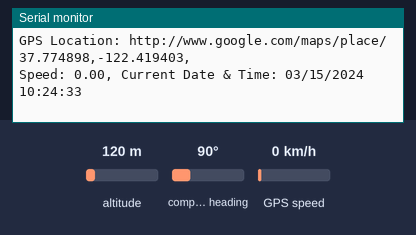
A sketch run on a simulated Arduino Uno, built with avr-gcc and run on an emulated ATmega328P. Parts: the last lines printed to the serial monitor. The inputs (shaded band) are chosen by the test bench; at power-on: GPS speed 0 km/h, altitude 120 m, compass heading 90°. The GPS gets a fix after 3 s at 37.7749, -122.4194 with 8 satellites.

Above: at 3.2 s.
3.3 s: GPS speed set to 2 km/h
At 4.6 s:
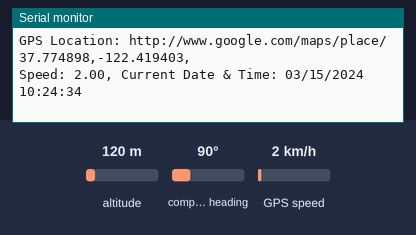
4.8 s: GPS speed set to 30 km/h
At 5.7 s:
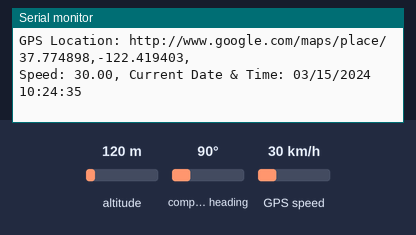
Timing chart, 0 to 7.8 s (numbered marks = the images above; inputs shaded):
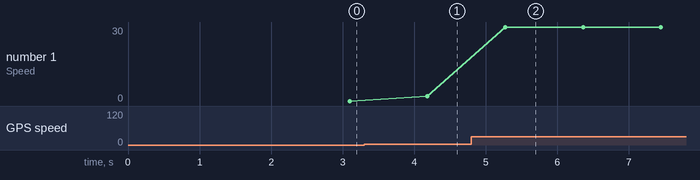

Measured:
- after the input at 3.3 s, the serial monitor: prints a new line after 0.88 s (image 1)
- after the input at 4.8 s, the serial monitor: prints a new line after 0.47 s (image 2)
- plotted number 1: 0 → 2 after the input at 3.3 s, 2 → 30 after the input at 4.8 s

The sketch:

GPS_Calibration.ino
```cpp
/*
 *
 * Tested dated 1/4/2022
 * By Bhupendra Singh
 * SME Dehradun
 *
 */
#include <TinyGPS.h>
#include <SoftwareSerial.h>
TinyGPS gps;

SoftwareSerial gps_port(2,3);

char sz[32];
int year;
  byte month, day, hour, minute, second, hundredths;
  unsigned long age;
void setup()
{
  Serial.begin(9600);
  gps_port.begin(9600);
  delay(2000);
}

void getgps(TinyGPS &gps)
{
 float latitude, longitude;
 gps.f_get_position(&latitude, &longitude);
 Serial.print("GPS Location: ");
 Serial.print("http://www.google.com/maps/place/");
 Serial.print(latitude,6);
 Serial.print(",");
 Serial.print(longitude,6);
 Serial.println(",");

 Serial.print("Speed: ");
 Serial.print(gps.f_speed_kmph());
 Serial.print(", ");
 Serial.print("Current Date & Time: ");
 gps.crack_datetime(&year, &month, &day, &hour, &minute, &second, &hundredths, &age);
 sprintf(sz, "%02d/%02d/%02d %02d:%02d:%02d ",month, day, year, hour, minute, second);
 Serial.println(sz);
 delay(1000);
}
void loop()
{
  for (unsigned long start = millis(); millis() - start < 1000;)
  {
    while (gps_port.available())
    {
      char a = gps_port.read();
//       Serial.print(a);
      if(gps.encode(a))
       {
        getgps(gps);
       }
    }
  }
}
```
